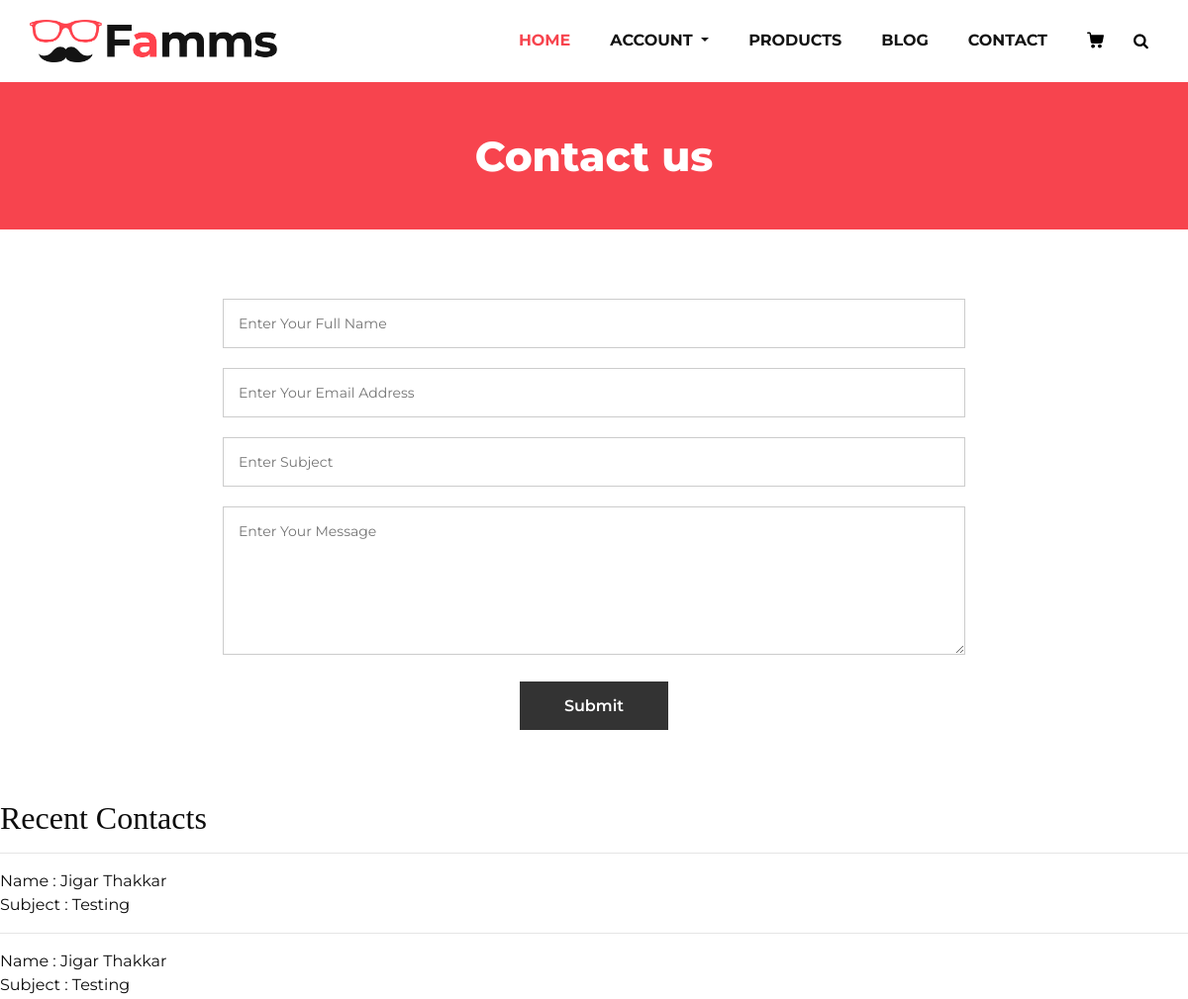
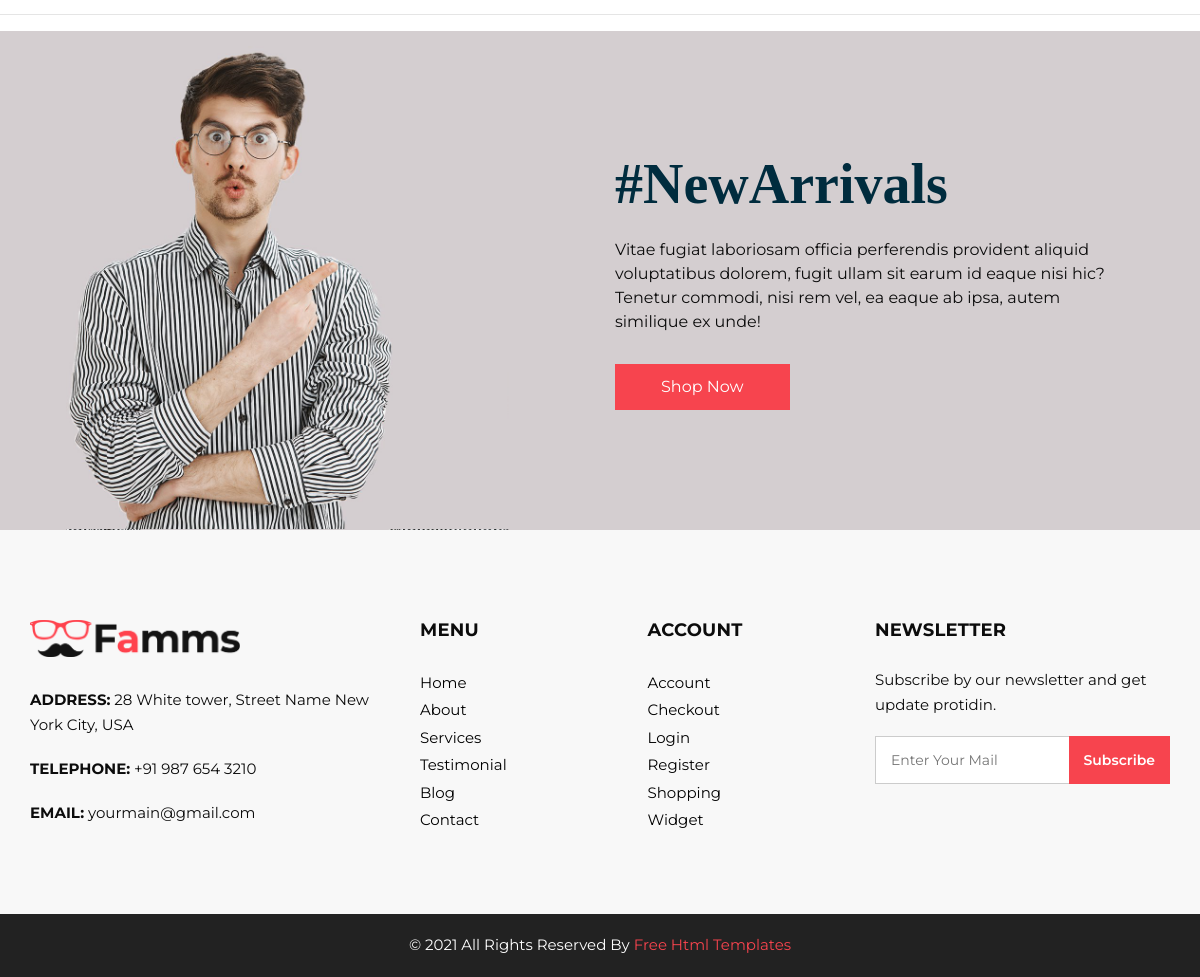
Page /contact/ on the committed database (2 pictures, top to bottom).
### myapp/models.py (models this page shows, shortened)
class Contact(models.Model):
	name=models.CharField(max_length=100)
	email=models.EmailField()
	subject=models.CharField(max_length=100)
	message=models.TextField()

### myapp/views.py (the view)
# urls.py: path('contact/',views.contact,name='contact'),
def contact(request):
	if request.method=="POST":
		Contact.objects.create(
				name=request.POST['name'],
				email=request.POST['email'],
				subject=request.POST['subject'],
				message=request.POST['message']
			)
		msg="Contact Saved Successfully"
		contacts=Contact.objects.all().order_by("-id")[:5]
		return render(request,'contact.html',{'contacts':contacts,'msg':msg})
	else:
		contacts=Contact.objects.all().order_by("-id")[:5]
		return render(request,'contact.html',{'contacts':contacts})

### myapp/templates/contact.html (shortened to what this page needs)
{% extends 'header.html' %}
{% load static %}
{% block content %}
<!DOCTYPE html>
<html>
   <head>
   </head>
   <body class="sub_page">
      <section class="inner_page_head">
         <div class="container_fuild">
            <div class="row">
               <div class="col-md-12">
                  <div class="full">
                     <h3>Contact us</h3>
                  </div>
               </div>
            </div>
         </div>
      </section>
      <section class="why_section layout_padding">
         <div class="container">
            <div class="row">
               <div class="col-lg-8 offset-lg-2">
                  <div class="full">
                     <form action="{% url 'contact' %}" method="post">
                        <fieldset>
                           <input type="text" placeholder="Enter your full name" name="name" required />
                           <input type="email" placeholder="Enter your email address" name="email" required />
                           <input type="text" placeholder="Enter subject" name="subject" required />
                           <textarea placeholder="Enter your message" name="message" required></textarea>
                           <input type="submit" value="Submit" />
                        </fieldset>
                     </form>
                  </div>
               </div>
            </div>
         </div>
      </section>
      <h2>Recent Contacts</h2>
      <hr>
      {% for i in contacts %}
         Name : {{i.name}}<br>
         Subject : {{i.subject}}<br><hr>
      {% endfor %}
      <section class="arrival_section">
         <div class="container">
            <div class="box">
               <div class="arrival_bg_box">
                  <img src="{% static 'images/arrival-bg.png' %}" alt="">
               </div>
               <div class="row">
                  <div class="col-md-6 ml-auto">
                     <div class="heading_container remove_line_bt">
                        <h2>
                           #NewArrivals
                        </h2>
                     </div>
                     <p style="margin-top: 20px;margin-bottom: 30px;">
                        Vitae fugiat laboriosam officia perferendis provident aliquid voluptatibus dolorem, fugit ullam sit earum id eaque nisi hic? Tenetur commodi, nisi rem vel, ea eaque ab ipsa, autem similique ex unde!
                     </p>
                     <a href="">
                     Shop Now
                     </a>
                  </div>
               </div>
            </div>
         </div>
      </section>
   </body>
</html>
{% endblock %}

### myapp/static/css/style.css (style rules this page uses)
* { box-sizing: border-box; }
body { font-family: 'Montserrat', sans-serif; color: #0c0c0c; background-color: #ffffff; overflow-x: hidden; }
.layout_padding { padding: 70px 0; }
h1, h2 { font-family: 'Playfair Display', serif; }
.heading_container { display: -webkit-box; display: -ms-flexbox; display: flex; -webkit-box-orient: vertical; -webkit-box-direction: normal; -ms-flex-direction: column; flex-direction: column; -webkit-box-align: start; -ms-flex-align: start; align-items: flex-start; }
.heading_container h2 { position: relative; margin-bottom: 0; font-size: 3.5rem; font-weight: bold; }
.heading_container h2::after { content: ""; display: block; width: 70px; height: 5px; background: #f7444e; margin: 10px auto 10px; }
a, a:hover, a:focus { text-decoration: none; }
.arrival_section { background-color: #d4ced0; }
.arrival_section .heading_container { color: #002c3e; margin-bottom: 10px; }
.arrival_section .box { padding: 120px 45px; position: relative; }
.arrival_section .arrival_bg_box { position: absolute; top: 0; left: 0; width: 100%; height: 100%; z-index: 3; }
.arrival_section .arrival_bg_box img { width: 50%; height: 100%; -o-object-fit: cover; object-fit: cover; -o-object-position: top left; object-position: top left; }
.arrival_section a { display: inline-block; padding: 10px 45px; background-color: #f7444e; border: 1px solid #f7444e; color: #ffffff; border-radius: 0; -webkit-transition: all 0.3s; transition: all 0.3s; }
.remove_line_bt h2::after { display: none; }
.inner_page_head { background: #f7444e; text-align: center; color: #fff; padding-top: 50px; padding-bottom: 40px; }
.inner_page_head h3 { font-size: 42px; font-weight: 800; }
form input,select { background: #fff; border: solid #ccc 1px; padding: 15px 15px; width: 100%; font-size: 14px; margin-bottom: 20px; text-transform: capitalize; line-height: normal; }
form textarea { background: #fff; border: solid #ccc 1px; padding: 15px 15px; width: 100%; min-height: 150px; font-size: 14px; margin-bottom: 20px; text-transform: capitalize; line-height: normal; }
form input[type="submit"] { border: none; padding: 15px 45px; width: auto; font-size: 16px; text-transform: capitalize; line-height: normal; margin: 0 auto; display: flex; background: #333; color: #fff; font-weight: 600; transition: ease all 0.1s; }

### myapp/static/css/responsive.css (style rules this page uses)
@media (min-width: 1200px) { .container { max-width: 1170px; } }

### rows in the picture
Contact: name "Jigar Thakkar", subject "Testing"
Contact: name "Jigar Thakkar", subject "Testing"
